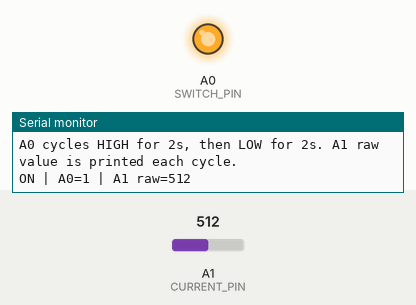
Simulated run of this sketch. Board: Arduino Uno, built with avr-gcc and run on an emulated ATmega328P. Parts: output pins drawn as LEDs (lit = HIGH), the last lines printed to the serial monitor. The test bench sets the inputs (shaded band); at power-on: A1 (CURRENT_PIN) = 512.

Above: at 2.0 s.
At 4.0 s:
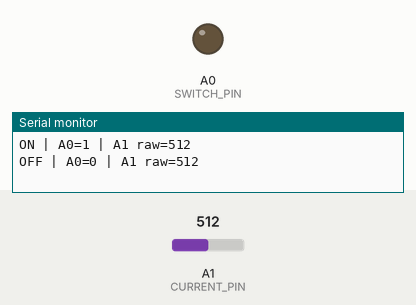
Timing chart, 0 to 6.2 s (numbered marks = the images above):
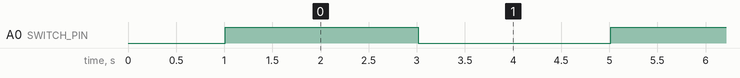

The sketch:

output_cycle_test.ino
```cpp
#include <Arduino.h>

constexpr uint8_t SWITCH_PIN = A0;
constexpr uint8_t CURRENT_PIN = A1;
constexpr uint32_t ON_MS = 2000;
constexpr uint32_t OFF_MS = 2000;

void printReading(const char *state) {
  const int currentRaw = analogRead(CURRENT_PIN);
  Serial.print(state);
  Serial.print(" | A0=");
  Serial.print(digitalRead(SWITCH_PIN));
  Serial.print(" | A1 raw=");
  Serial.println(currentRaw);
}

void setup() {
  Serial.begin(115200);
  delay(1000);

  pinMode(SWITCH_PIN, OUTPUT);
  pinMode(CURRENT_PIN, INPUT);
  digitalWrite(SWITCH_PIN, LOW);

  Serial.println();
  Serial.println("P series output cycle test");
  Serial.print("Switch pin A0 resolved to pin number: ");
  Serial.println(SWITCH_PIN);
  Serial.print("Current sense pin A1 resolved to pin number: ");
  Serial.println(CURRENT_PIN);
  Serial.println("A0 cycles HIGH for 2s, then LOW for 2s. A1 raw value is printed each cycle.");
}

void loop() {
  digitalWrite(SWITCH_PIN, HIGH);
  printReading("ON");
  delay(ON_MS);

  digitalWrite(SWITCH_PIN, LOW);
  printReading("OFF");
  delay(OFF_MS);
}
```

Measured:
- by itself, A0 (SWITCH_PIN): alternates HIGH for 2.0 s and LOW for 2.0 s
